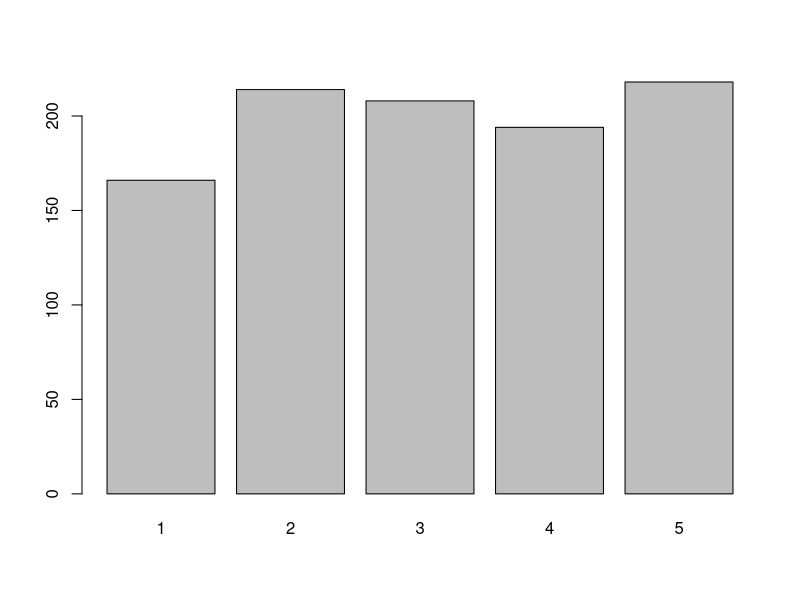
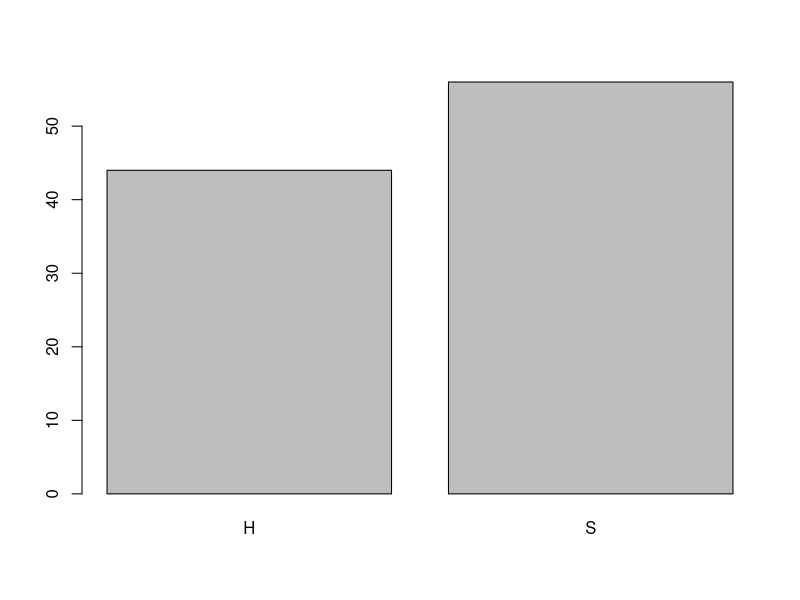

Generate these figures, in order, with R:

#
#   Dalykas: STATISTINĖS DUOMENŲ ANALIZĖS SISTEMA IR PROGRAMAVIMO KALBA R
#            Atsitiktinės imties sudarymas naudojant procedūrą sample.
#
#  Autorius: Tomas Rekašius
#
#   Sukurta: 2013-03-25 | 2013-04-17 | 2015-09-20
#


# TURINYS -------------------------------

#
#   1. Atsitiktinės imties iš vektoriaus elementų išrinkimas:
#      * funkcija sample
#      * funkcija set.seed
#
#   2. Tikimybinių eksperimentų modeliavimas:
#      * Bernulio bandymų schema
#


# PASTABOS ------------------------------

#
# Kol kas pastabų nėra.
#


# NUSTATYMAI ----------------------------

# Nustatoma lietuviška lokalė. 
Sys.setlocale(locale = "Lithuanian")

# Nustatomas darbinis katalogas.
setwd("C:/Downloads")

# Ištrinami visi seni kintamieji.
rm(list = ls())


# --------------------------------------- #
# ATSITIKTINĖS IMTIES IŠRINKIMAS          #
# --------------------------------------- #

# Atsitiktinės imties iš vektoriaus elementų sudarymui naudojama komanda sample.
# Jos parametrai:
#
#          x -- vektorius, iš kurio renkamos imties reikšmės,
#       size -- iš vektoriaus x išrenkamų elementų skaičius, 
#    replace -- loginis kintamasis, nurodo, ar išrinkimas su pasikartojimais,
#       prob -- išrenkamų elementų tikimybės, pagal nutylėjimą jos vienodos.


# Pvz., iš 5 elementus turinčios aibės x = {1, 2, 3, 4, 5} atsitiktine tvarka su 
# vienodomis tikimybėmis reikia išrinkti 3 elementus. Sudarysime tokį vektorių x, 
# kurio elementų reikšmes sutapatinsime su aibės elementų numeriais.

x <- 1:5
n <- 3
sample(x, size = n)

# Kaip visada, jei procedūros parametrai užrašomi numatyta tvarka, jų pavadinimų 
# galima nerašyti -- komanda bus šiek tiek trumpesnė ir kompaktiškesnė.

sample(x, n)


# Funkcijai sample nurodžius tik reikšmių vektorių x, imtis bus sudaryta iš visų
# atsitiktine tvarka išdėstytų vektoriaus elementų -- gaunamas jo perstatinys.

x <- 1:5
sample(x)

# Jei parametro x reikšmė yra ne vektorius, bet vienas natūrinis skaičius m, tai 
# imtis bus renkama iš vektoriaus (1, 2, ..., m) elementų.

m <- 5
n <- 3
sample(m, n)


# Naudojant R procedūrą sample, pagal nutylėjimą sudaroma paprastoji atsitiktinė 
# negrąžintinė imtis, todėl imties elementai nesikartoja. Jeigu imties elementai 
# gali kartotis arba išrenkamų elementų skaičius didesnis už vektoriaus elementų 
# skaičių, loginio parametro replace reikšmė pakeičiama į TRUE.

sample(x, n, replace = TRUE)


# Pagal nutylėjimą visų vektoriaus elementų išrinkimo tikimybės vienodos, tačiau 
# jas galima pakeisti; parametrui prob priskiriamas elementų išrinkimo tikimybių 
# vektorius. Tikimybių vektoriaus elementų skaičius turi sutapti su vektoriaus x 
# elementų skaičiumi, o tikimybių suma turi būti lygi vienetui. 

# Pvz., sudarysime imtį iš aibės x = {1, 2, 3, 4, 5} rinkdami k = 1000 elementų. 
# Kadangi visų aibės elementų išrinkimo į imtį tikimybės vienodos ir lygios 1/5, 
# tokiu būdu sudarytoje imtyje jų skaičius turėtų būti maždaug vienodas ir lygus
# apie 200.

n <- 1000

imtis <- sample(x, n, replace = TRUE)
table(imtis)
barplot(table(imtis))

# Pavyzdžiui, išrinkimo tikimybes pakeisime taip, kad pirmas ir paskutinis aibės
# elementai būtų išrenkami su tikimybe 0.1, antras ir ketvirtas su tikimybe 0.2, 
# o trečias --- su tikimybe 0.4. Tai reiškia, kad gautoje imtyje trečio elemento 
# turėtų būti apie 400, antro ir ketvirto apie 200, o pirmo ir paskutinio po 100.

n <- 1000
p <- c(0.1, 0.2, 0.4, 0.2, 0.1)

imtis <- sample(x, n, replace = TRUE, prob = p)
table(imtis)


# NAUDINGA ------------------------------

# Visiems atsitiktinių dydžių generatoriams galima nurodyti pradinę generuojamos
# sekos reikšmę, kuri vadinama seed. Su ta pačia seed reikšme gaunama tokia pati 
# skaičių seka. Suprantama, kad atsitiktinių dydžių seka, kurią galima atkartoti,
# nėra atsitiktinė, todėl tokiu būdu gauti dydžiai vadinami pseudoatsitiktiniais.
# Šią generatorių savybę galima naudoti tuo atveju, kai reikia visiškai tiksliai 
# atkartoti tikimybinio modeliavimo eksperimentą: generuoti identiškus duomenis,
# patikrinti, ar korektiškai veikia nuo atsitiktinumo priklausantis algoritmas.

# Generatoriui seed reikšmė nustatoma per funkciją set.seed, kuriai priskiriamas 
# sveikasis skaičius, kuris ir yra seed reikšmė.

set.seed(666)
sample(5)

# Norint gauti tą pačią ats. dydžių seką, seed reikšmę reikia nurodyti iš naujo.

sample(5)
sample(5)
sample(5)

set.seed(666)
sample(5)
set.seed(666)
sample(5)
set.seed(666)
sample(5)


# NAUDINGA ------------------------------

# Funkciją sample galima naudoti ne tik imties iš vektoriaus reikšmių išrinkimui, 
# bet ir imties sudarymui iš kitų duomenų struktūrų. Gana dažnai pasitaiko tokia
# situacija, kada iš didelės duomenų lentelės atsitiktine tvarka reikia išrinkti 
# tik dalį jos eilučių. Pvz., iš duomenų lentelės iris išrinksime 10 jos eilučių. 

m <- nrow(iris)  # duomenų lentelės eilučių skaičius
n <- 10          # išrenkamų eilučių skaičius

# Sudarome atsitiktinai su vienodomis tikimybėmis išrenkamų eilučių numerių seką.
i <- sample(m, n)
i

# Iš duomenų lentelės pasirenkame tik tas eilutes, kurių numeriai pateko į imtį.
d <- iris[i, ]
d


# UŽDUOTIS ------------------------------ 

# 1. Naudodami procedūrą sample, parašykite loterijos skaičių generavimo komandą,
#    kuri iš 30 sunumeruotų kamuoliukų be pasikartojimų ištrauktų 6.
# 2. Parašykite antrą loterijos programos pusę, kuri tokiu pačiu būdu parinktų 6
#    žaidėjo skaičius ir apskaičiuotų, kiek iš jų sutampa su loterijos skaičiais.
# 3. Užrašykite komandą, kuri vektoriaus LETTERS elementus išdėliotų atsitiktine 
#    tvarka.
# 4. Užrašykite komandą, kuri atsitiktine tvarka sudėliotų duomenų lentelės iris
#    eilutes.


# --------------------------------------- #
# BERNULIO BANDYMŲ MODELIAVIMAS           #
# --------------------------------------- #

# Kadangi procedūra sample gali generuoti nepriklausomų atsitiktinių dydžių seką,
# ją galima panaudoti nesudėtingų tikimybinių eksperimentų modeliavimui. Plačiai 
# taikoma nepriklausomų bandymų schema ir atskiras jos atvejis Bernulio bandymai.

# Tarkime, kad vykdome n nepriklausomų bandymų, kurių metu atsitiktinis įvykis A
# pasirodo su tam tikra pastovia tikimybe p. Jei įvykis A pasirodo, tokį bandymą 
# pažymime vienetu, jei įvykis nepasirodo --- bandymą pažymime nuliu. Tokiu būdu 
# gautas atsitiktinis dydis vadinamas Bernulio dydžiu su parametru p. Sudarysime 
# komandą, kuri generuoja n Bernulio dydžių seką.

x <- 0:1          # sudarome eksperimento baigčių vektorių
p <- c(0.4, 0.6)  # nurodome eksperimento baigčių tikimybes
n <- 10           # nurodome bandymų skaičių

b <- sample(x, n, replace = TRUE, prob = p)
b

# Sėkmingų bandymų skaičius, atlikus n Bernulio bandymų seriją, yra atsitiktinis
# dydis. Tokį dydį vadiname binominiu atsitiktiniu dydžiu su parametrais n ir p. 

sum(b)


# Klasikinis Bernulio bandymų schemos pavyzdys --- monetos mėtymo eksperimentas. 
# Pvz., sumodeliuosime eksperimentą, kuriame 100 kartų metama simetriška moneta.
# Kad būtų paprasčiau, monetos puses pažymėsime raidėmis H ir S, iš jų sudarome
# vieno metimo baigčių vektorių, iš kurio renkane n reikšmių su pasikartojimais.

moneta <- c("H", "S")
n <- 100

b <- sample(moneta, n, replace = TRUE)
b

# Modeliavimo rezultatus galima atvaizduoti dažnių lentele arba dažnių diagrama.
# Kadangi abi monetos pusės išrenkamos su vienodomis tikimybėmis, jų pasirodymų 
# dažnis turi būti apytiksliai lygus. Tą ir parodo dažnių lentelė.

l <- table(b)
l

barplot(l)


# UŽDUOTIS ------------------------------ 

# 1. Sumodeliuokite simetriško lošimo kauliuko mėtymą. Sugalvokite komandą, kuri
#    modeliuotų iš karto 100 lošimo kauliukų metimą.
# 2. Kaip mėtant lošimo kauliuką galima imituoti monetos mėtymą? Užrašykite tokį 
#    procesą modeliuojantį algoritmą.
# 3. Sumodeliuokite dviejų simetriškų monetų n = 100 metimų seriją ir sudarykite 
#    visų kombinacijų atsivertimų dažnių lentelę. Ar visos kombinacijos pasirodo 
#    vienodai dažnai?
# 4. Tarkime, kad X yra bendra taškų suma metant du simetriškus lošimo kauliukus. 
#    Modeliavimo būdu nustatykite, kokia suma pasitaiko dažniau, X = 9 ar X = 10.
#    Kaip keičiasi situacija, kai metami iš karto trys lošimo kauliukai?
